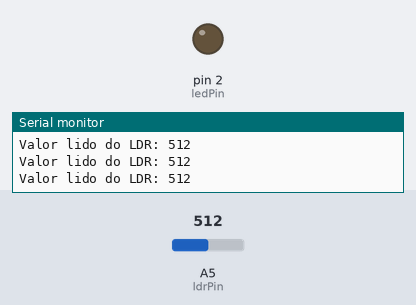
Bench run of a sketch on a simulated Arduino Uno, built with avr-gcc and run on an emulated ATmega328P. On the bench: output pins drawn as LEDs (lit = HIGH), the last lines printed to the serial monitor. The test bench sets the inputs (shaded band); at power-on: A5 (ldrPin) = 512.

Above: at 1.2 s.
1.3 s: A5 (ldrPin) set to 85
2.8 s: A5 (ldrPin) set to 71
At 4.1 s:
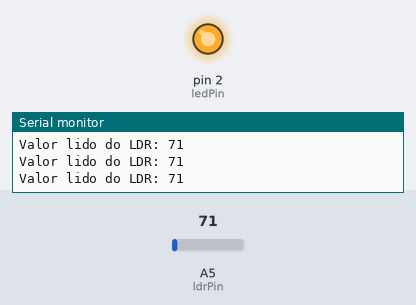
4.5 s: A5 (ldrPin) set to 90
At 5.3 s:
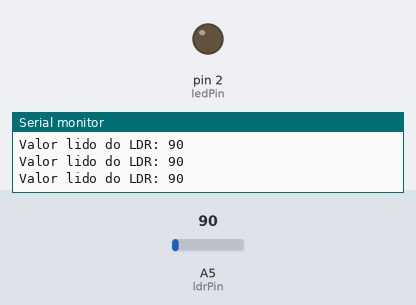
6.0 s: A5 (ldrPin) set to 70
At 6.5 s:
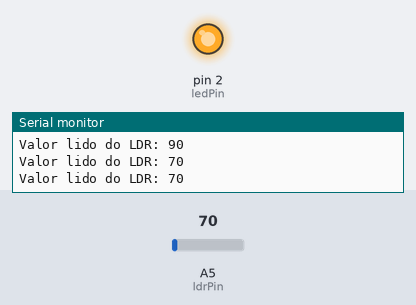
Timing chart, 0 to 8.5 s (numbered marks = the images above; inputs shaded):
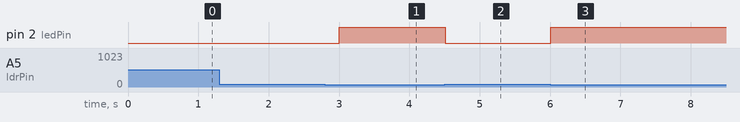

The sketch:

Luminosidade_LED.ino
```cpp
int ledPin = 2; //Pino do led
int ldrPin = 5; //Pino de entrada do ldr
int valorLdr = 0; //Variavel que guardará o valor do ldr

void setup() {
  // put your setup code here, to run once:
  pinMode (ledPin, OUTPUT);
  pinMode (ldrPin, INPUT);
  Serial.begin(9600);
}

void loop() {
  // put your main code here, to run repeatedly:
  valorLdr = analogRead(ldrPin);
  Serial.print("Valor lido do LDR: ");
  Serial.println(valorLdr);
  if (valorLdr <80){
  digitalWrite(ledPin, HIGH);
  }else {
  digitalWrite(ledPin, LOW);
  }
  delay(250);
}
```

Measured:
- the behaviour switches between 80 and 79 on A5 (ldrPin) (found by bisection; images 0 and 1)
- after the input at 2.8 s, pin 2 (ledPin): LOW → HIGH after 0.21 s
- after the input at 4.5 s, pin 2 (ledPin): HIGH → LOW at once
- after the input at 6.0 s, pin 2 (ledPin): LOW → HIGH at once
